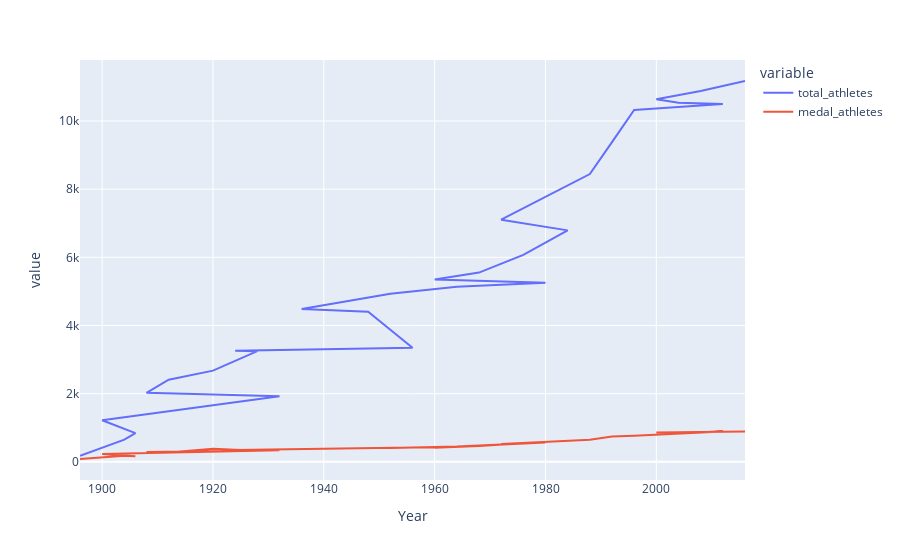

Source (notebook cell):
### Code cell
fig = px.line(final_athletes,x='Year',y=['total_athletes','medal_athletes'])
fig.show()

### Figure 1 — Plotly figure (JSON) as saved in the notebook; plotly's stock layout.template omitted (floating-point values rounded to 4 significant figures)
{"data": [{"hovertemplate": "variable=total_athletes<br>Year=%{x}<br>value=%{y}<extra></extra>", "legendgroup": "total_athletes", "line": {"color": "#636efa", "dash": "solid"}, "marker": {"symbol": "circle"}, "mode": "lines", "name": "total_athletes", "orientation": "v", "showlegend": true, "type": "scatter", "x": [2016, 2008, 2000, 2004, 2012, 1996, 1992, 1988, 1972, 1984, 1976, 1968, 1960, 1980, 1964, 1952, 1936, 1948, 1956, 1924, 1928, 1920, 1912, 1908, 1932, 1900, 1906, 1904, 1896], "xaxis": "x", "y": [11174, 10880, 10639, 10537, 10502, 10324, 9380, 8443, 7105, 6791, 6070, 5552, 5348, 5252, 5134, 4931, 4482, 4402, 3346, 3256, 3246, 2675, 2409, 2024, 1922, 1220, 841, 650, 176], "yaxis": "y"}, {"hovertemplate": "variable=medal_athletes<br>Year=%{x}<br>value=%{y}<extra></extra>", "legendgroup": "medal_athletes", "line": {"color": "#EF553B", "dash": "solid"}, "marker": {"symbol": "circle"}, "mode": "lines", "name": "medal_athletes", "orientation": "v", "showlegend": true, "type": "scatter", "x": [2016, 2008, 2000, 2004, 2012, 1996, 1992, 1988, 1972, 1984, 1976, 1968, 1960, 1980, 1964, 1952, 1936, 1948, 1956, 1924, 1928, 1920, 1912, 1908, 1932, 1900, 1906, 1904, 1896], "xaxis": "x", "y": [891, 882, 858, 844, 893, 765, 745, 651, 525, 616, 546, 461, 410, 565, 450, 409, 382, 398, 417, 347, 322, 384, 272, 288, 337, 227, 161, 182, 83], "yaxis": "y"}], "layout": {"legend": {"title": {"text": "variable"}, "tracegroupgap": 0}, "margin": {"t": 60}, "xaxis": {"anchor": "y", "domain": [0, 1], "title": {"text": "Year"}}, "yaxis": {"anchor": "x", "domain": [0, 1], "title": {"text": "value"}}}}
